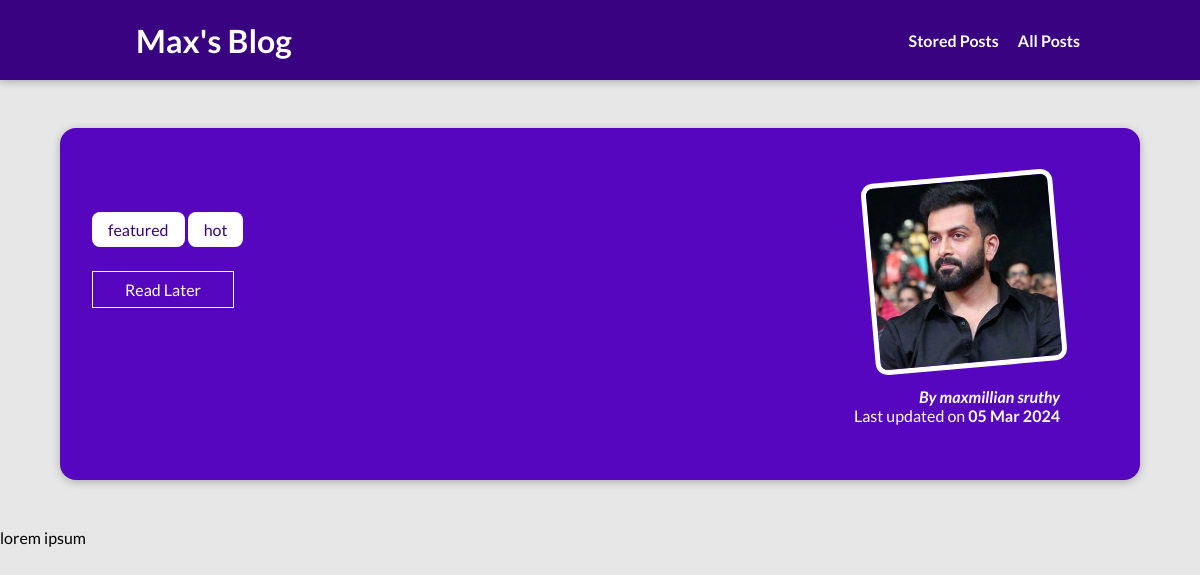
Page /posts/programming-is-fun on the committed database.
### blog/models.py (models this page shows, shortened)
class Tag(models.Model):
    caption = models.CharField(max_length=20)

class Post(models.Model):
    title = models.CharField(max_length=150)
    excerpt = models.CharField(max_length=200)
    image = models.ImageField(upload_to="posts", null=True)
    date = models.DateField(auto_now=True)
    slug = models.SlugField(unique=True, db_index=True)
    content = models.TextField(validators=[MinLengthValidator(10)])
    author = models.ForeignKey(Author, on_delete=models.SET_NULL, null=True, related_name="posts" )
    tags = models.ManyToManyField(Tag)

class Author(models.Model):
    first_name = models.CharField(max_length=100)
    last_name = models.CharField(max_length=100)
    email_address = models.EmailField()
    def full_name(self):
        return f"{self.first_name} {self.last_name}"
    def __str__(self):
        return self.full_name()

### blog/views.py (the view, shortened to what this page needs)
# urls.py: path("posts/<slug:slug>", views.SinglePostView.as_view(),
class SinglePostView(View):
    def is_stored_post(self, request, post_id):
        stored_posts = request.session.get("stored_posts")
        if stored_posts is not None:
            is_saved_for_later = post_id in stored_posts
        else:
            is_saved_for_later = False
        return is_saved_for_later
    def get(self, request, slug):
        post = Post.objects.get(slug=slug)
        context = {
            "post": post,
            "post_tags": post.tags.all(),
            "comment_form": CommentForm(),
            "comments": post.comments.all().order_by("-id"),
            "saved_for_later": self.is_stored_post(request, post.id)
        }
        return render(request, "blog/post-detail.html", context)

### blog/templates/blog/post-detail.html (shortened to what this page needs)
{% extends "base.html" %}
{% load static %}
{% block css_files %}
    <link rel="stylesheet" href="{% static "blog/post-detail.css" %}" />
{% endblock %}
{% block content %}
<section id="summary">
    <div>
        {% for tag in post_tags %}
            <span class="tag">{{ tag.caption }}</span>
        {% endfor %}
    </div>
    <div id="read-later">
        <form action="{% url "read-later" %}" method="POST">
            <button>
                {% if saved_for_later %}
                    Remove from "Read Later" List
                {% else%}
                    Read Later
                {% endif %}
            </button>
        </form>
        </div>
    <article>
        <img src="{{ post.image.url }}" alt="{{ Post.title }}" />
        <address>By <a href="mailto:{{ post.author.email_address }}">{{ post.author }}</a></address>
        <div>
            Last updated on <time>{{ post.date|date:"d M Y" }}</time></div>
    </article>
</section>
<main>
        {{ post.content|linebreaks }}
</main>
{% endblock %}

### templates/base.html (shortened to what this page needs)
{% load static %}
<!DOCTYPE html>
<html>
<head>
    <link rel="stylesheet" href="{% static "app.css" %}">
    {% block css_files %}{% endblock %}
</head>
<body>
    <header id="main-navigation">
        <h1><a href="{% url "starting-page" %}">Max's Blog</a></h1>
    <nav>
        <a href="{% url "read-later" %}">Stored Posts</a>
        <a href="{% url "posts-page" %}">All Posts</a>
    </nav>
</header>
    {% block content %}
    {% endblock %}
</body>
</html>

### static/app.css (style rules this page uses)
* { box-sizing: border-box; }
html { font-family: "Lato", sans-serif; }
body { margin: 0; }
h1, h2, h3 { font-family: "Lato", sans-serif; font-weight: bold; }
#main-navigation { width: 100%; height: 5rem; display: flex; justify-content: space-between; align-items: center; padding: 0 10%; position: absolute; top: 0; left: 0; }
#main-navigation a { text-decoration: none; color: white; font-weight: bold; margin-left: 1rem; }

### blog/static/blog/post-detail.css (style rules this page uses)
body { background-color: #e7e7e7; }
#main-navigation { background-color: #390281; box-shadow: 0 2px 8px rgba(0, 0, 0, 0.25); }
#summary { margin: 8rem auto 3rem auto; padding: 2rem; width: 90%; max-width: 90rem; border-radius: 16px; background-color: #5706c0; position: relative; box-shadow: 0 2px 8px rgba(0, 0, 0, 0.25); height: 22rem; }
#summary article { position: absolute; top: 2rem; right: 3rem; padding: 1rem 2rem; border-radius: 12px; text-align: right; color: white; }
#summary article img { width: 12rem; height: 12rem; border-radius: 12px; transform: rotateZ(-5deg); border: 5px solid white; margin-bottom: 1rem; }
#summary address { font-weight: bold; }
#summary a { color: white; text-decoration: none; }
#summary time { font-weight: bold; }
#read-later { margin: 2rem 0; }
#read-later button { background-color: transparent; border: 1px solid white; padding: 0.5rem 2rem; font: inherit; color: white; }
.tag { background-color: white; color: #390281; padding: 0.5rem 1rem; border-radius: 8px; }

### rows in the picture
Tag: caption "featured"
Tag: caption "hot"
Post: image (picture), author "maxmillian sruthy", date "05 Mar 2024", content "lorem ipsum"
